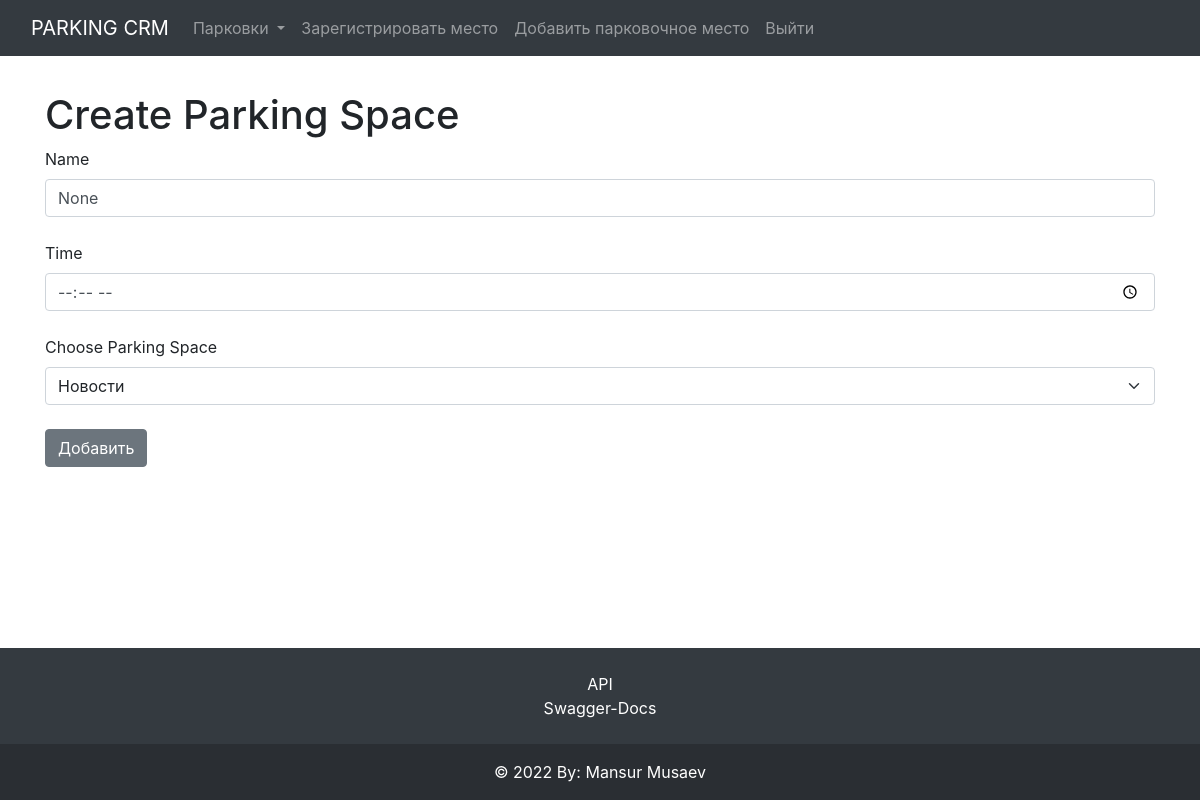
The page /add_post/ (signed in) on the database as committed earlier.
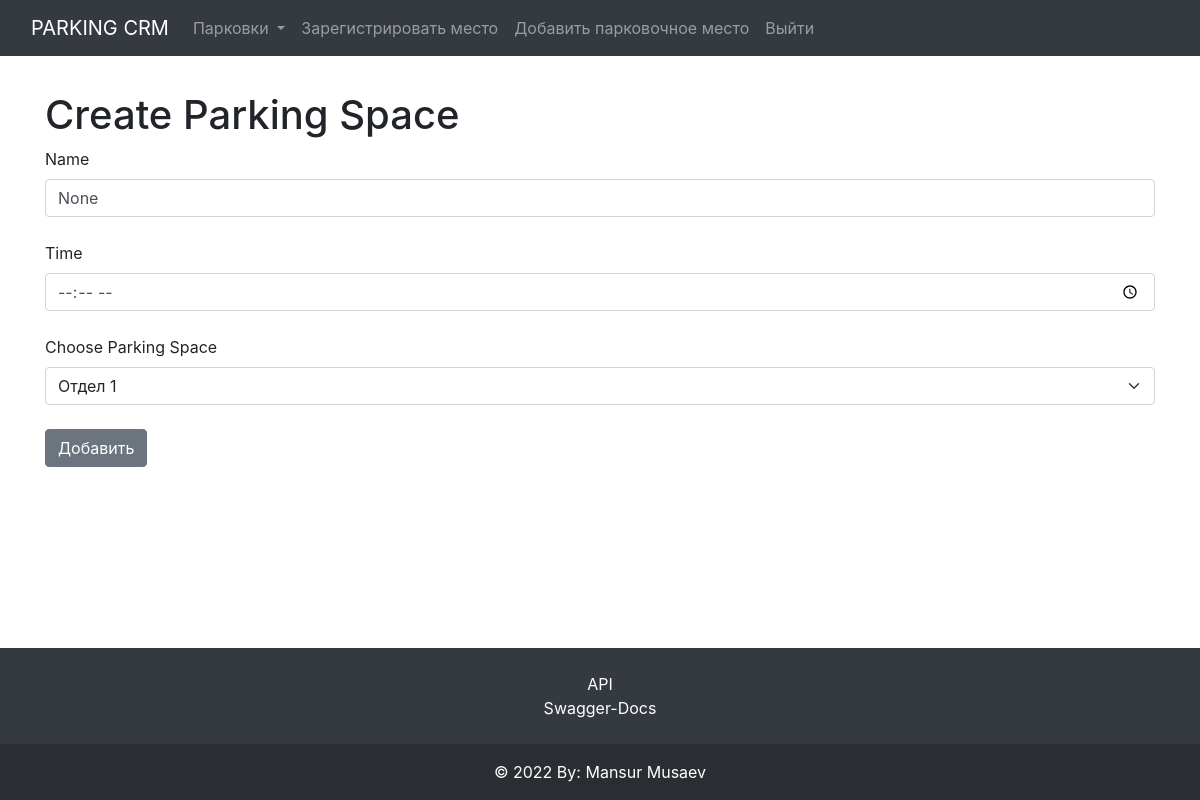
The same page on the database as committed later.
### blogs/models.py (models this page shows, shortened)
class Category(models.Model):
    name = models.CharField(max_length=255, verbose_name='Имя парковки')
    def __str__(self):
        return self.name

### blogs/views.py (the view, shortened to what this page needs)
# urls.py: path(r'add_post/', CreatePostView.as_view(), name="add_post"),
class CreatePostView(LoginRequiredMixin, CreateView):
    model = Post
    form_class = PostForm
    template_name = 'add_post.html'

### blogs/forms.py
class PostForm(forms.ModelForm):
    class Meta:
        model = Post
        fields = ('full_name', 'time',  'category', )

### blogs/views.py (called while the page is built)
def category_list(request):
    category_list = Category.objects.exclude(name='default')
    context = {
        "category_list": category_list,
    }
    return context

### blogs/templates/add_post.html (shortened to what this page needs)
{% extends '_base.html' %}
{% load crispy_forms_tags %}
{% block content %}
{% if user.is_authenticated %}
    <h1>Create Parking Space</h1>
    <form method="POST" enctype="multipart/form-data">
        <label for="{{ form.full_name.id_for_label }}">Name</label>
        <input class="form-control" id="full_name" name="full_name" type="text" placeholder="Full Name" value="{{ form.full_name.value }}">
        <br>
        <label for="{{ form.time.id_for_label }}">Time</label>
        <input type="time" id="inputMDEx1" name="time" class="form-control" value="{{ form.time.value }}">
        <br>
        <label for="{{ form.category.id_for_label }}">Choose Parking Space</label>
        <select class="form-select" aria-label="Default select example" name="category">
            {% for choice in form.category %}
                <option {{ choice }} name="category"></option>
            {% endfor %}
        </select>
        <br>
        <button class="btn btn-secondary">Добавить</button>
    </form>
{% else %}
    Вы не авторизированный!!!
{% endif %}
{% endblock %}

Rows that differ between the two databases and show on the page:
removed Category: category "Новости"
added Category: category "Отдел 1"
